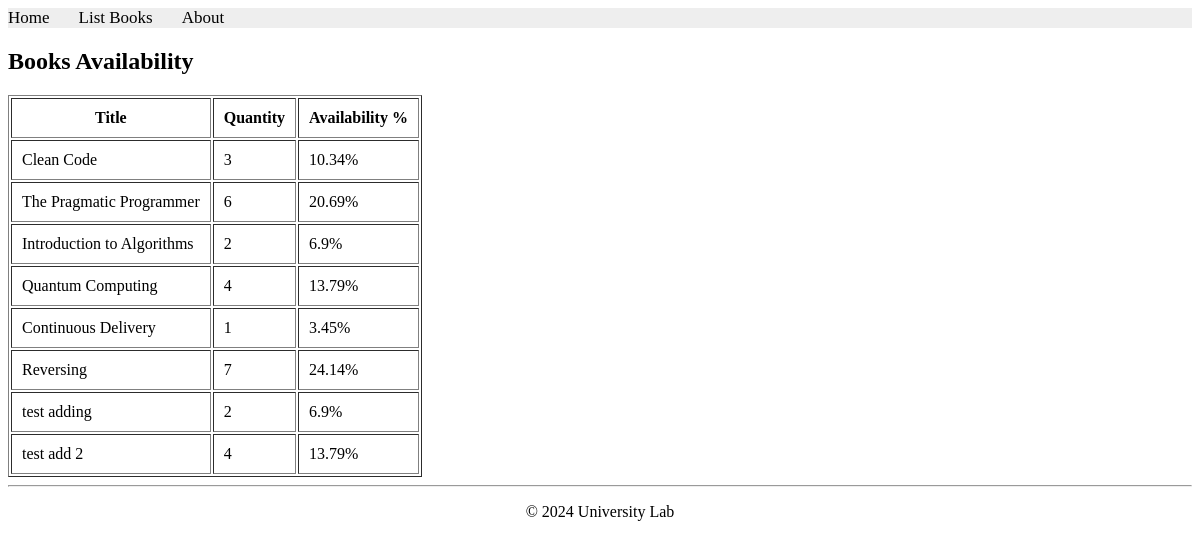
/books/lab9/task1/, run on the app's committed database.
### apps/bookmodule/models.py (models this page shows)
class Book(models.Model):
    title = models.CharField(max_length=100)
    price = models.FloatField(default=0.0)
    quantity = models.IntegerField(default=1)
    pubdate = models.DateTimeField()
    rating = models.SmallIntegerField(default=1)
    publisher = models.ForeignKey(Publisher, null=True, on_delete=models.SET_NULL)
    authors = models.ManyToManyField(Author)

### apps/bookmodule/views.py (the view)
# urls.py: path('lab9/task1/', views.lab9_task1, name="lab9_task1"),
def lab9_task1(request):
    books = Book.objects.all()
    total_quantity = sum(book.quantity for book in books)
    for book in books:
        book.percentage = round((book.quantity / total_quantity) * 100, 2)
    return render(request, 'bookmodule/lab9_task1.html', {'books': books})

### apps/templates/bookmodule/lab9_task1.html (shortened to what this page needs)
{% extends "layouts/base.html" %}
{% block content %}
<h2>Books Availability</h2>
<table border="1" cellpadding="10">
    <tr>
        <th>Title</th>
        <th>Quantity</th>
        <th>Availability %</th>
    </tr>
    {% for book in books %}
    <tr>
        <td>{{ book.title }}</td>
        <td>{{ book.quantity }}</td>
        <td>{{ book.percentage }}%</td>
    </tr>
    {% endfor %}
</table>
{% endblock %}

### data on the page
Book: title "Clean Code", quantity "3", percentage "10.34"
Book: title "The Pragmatic Programmer", quantity "6", percentage "20.69"
Book: title "Introduction to Algorithms", quantity "2", percentage "6.9"
Book: title "Quantum Computing", quantity "4", percentage "13.79"
Book: title "Continuous Delivery", quantity "1", percentage "3.45"
Book: title "Reversing", quantity "7", percentage "24.14"
Book: title "test adding", quantity "2", percentage "6.9"
Book: title "test add 2", quantity "4", percentage "13.79"
